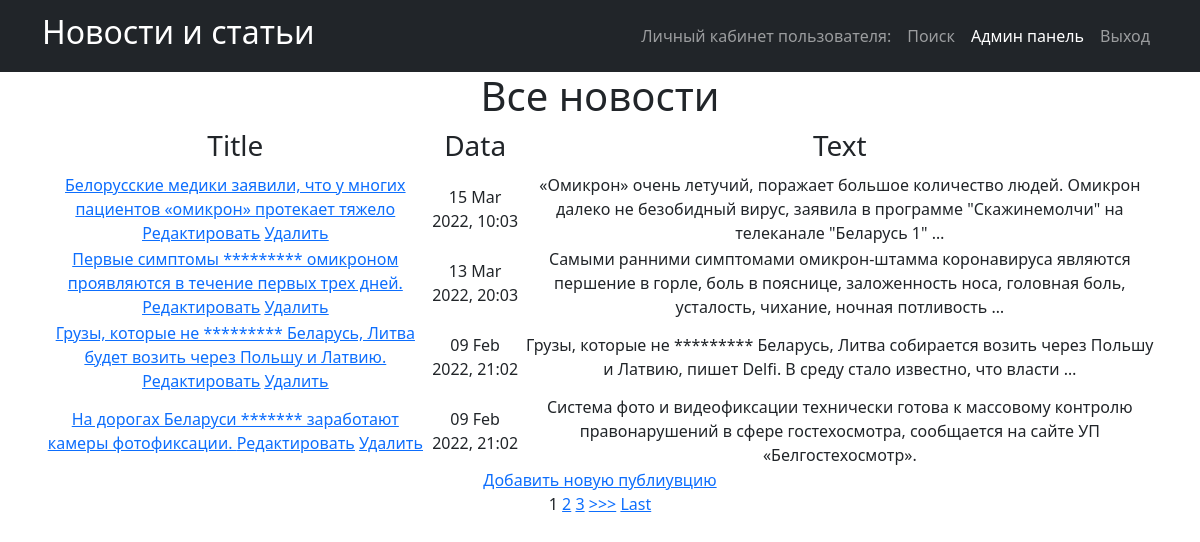
The page /news/ on the database as committed earlier.
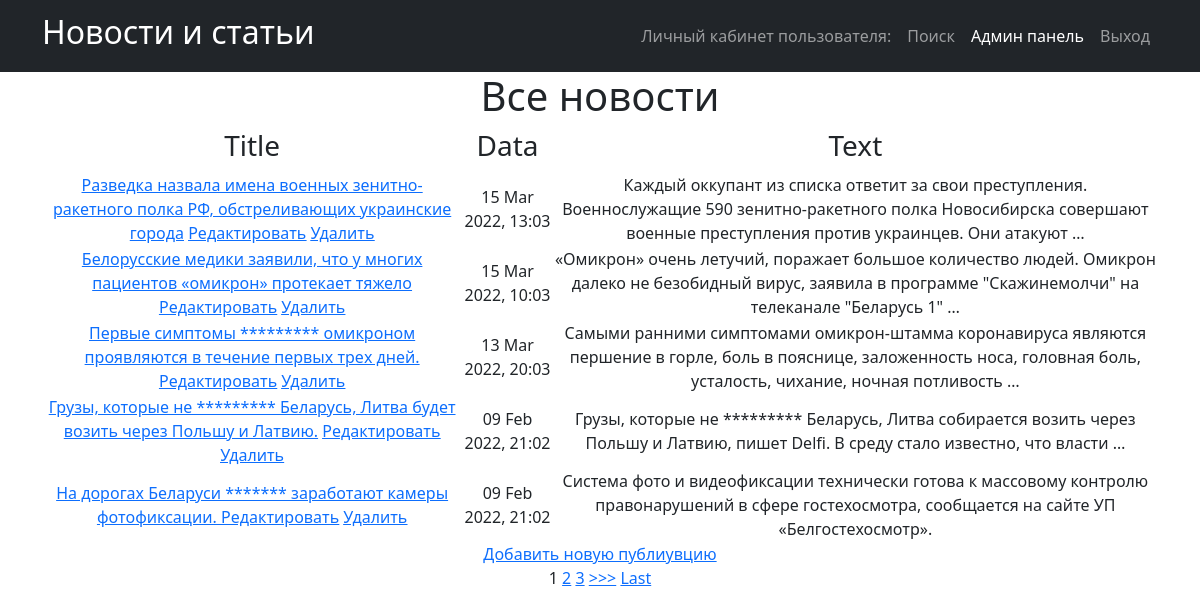
The same page on the database as committed later.
### news_portal/models.py (models this page shows, shortened)
class Post(models.Model):
    PostAuthor = models.ForeignKey(Author, on_delete=models.CASCADE)
    NEWS = 'NW'
    ARTICLE = 'AR'
    CATEGORIES = [
        ('NW', 'Новость'),
        ('AR', 'Статья')
    ]
    categoryType = models.CharField(max_length=2, choices=CATEGORIES)
    pubData = models.DateTimeField('дата добавления', auto_now_add=True)
    postCategory = models.ManyToManyField(Category, through='postCategory')
    postTitle = models.CharField('название публикации', max_length=255)
    postText = models.TextField('текст публикации')
    postRating = models.SmallIntegerField('рейтинг публикации', default=0)

### news_portal/views.py (the view, shortened to what this page needs)
# urls.py: path('', PostList.as_view()),
class PostList(ListView):
    model = Post
    template_name = 'news.html'
    context_object_name = 'news'
    queryset = Post.objects.order_by('-id')
    paginate_by = 1
    form_class = PostForm
    def get_context_data(self, **kwargs):
        context = super().get_context_data(**kwargs)
        context['filter'] = News_filter(self.request.GET, queryset=self.get_queryset())
        return context

### news_portal/templatetags/censor.py (called while the page is built)
@register.filter(name='censor')
def censor(value):
    text = value.split()
    for word in text:
        if word.lower() in CENSOR:
            value = value.replace(word, '*' * len(word))
    return value

### templates/news.html (shortened to what this page needs)
{% extends 'flatpages/default.html' %}
{% load censor %}
{% block content %}
<h1>Все новости</h1>
    {% if news %}
    <table>
        <tr>
            <td>
                <h3>Title</h3>
            </td>
            <td>
                <h3>Data</h3>
            </td>
            <td>
                <h3>Text</h3>
            </td>
            </tr>
            {% for new in filter.qs %}
            <tr>
            <td>
               <a href="{% url 'post_detail' new.id %}">{{ new.postTitle|censor }}</a>
                <a href="{% url 'post_update' new.id %}"><u>Редактировать</u></a>
                  <a href="{% url 'post_delete' new.id %}"><u> Удалить </u></a>
            </td>
            <td>
                {{ new.pubData|date:'d M Y, H:m' }}
            </td>
            <td>
                {{ new.postText|truncatewords:20|censor }}
            </td>
        </tr>
        {% endfor %}
    </table>
<a href="{% url 'post_create' %}">Добавить новую публиувцию</a> <br>
{% if is_paginated %}
    {% for num in page_obj.paginator.page_range %}
        {% if page_obj.number == num %}
            <a>{{ num }}</a>
        {% elif num > page_obj.number|add:'-3' and num < page_obj.number|add:'3' %}
            <a href="?page={{ num }}">{{ num }}</a>
        {% endif %}
    {% endfor %}
    {% if page_obj.has_next %}
        <a href="?page={{ page_obj.next_page_number }}">>>></a>
        <a href="?page={{ page_obj.paginator.num_pages }}">Last</a>
    {% endif %}
{% endif %}
    {% else %}
    <h2> Новостей нет! </h2>
    {% endif%}
{% endblock content %}

### templates/flatpages/default.html (shortened to what this page needs)
<!DOCTYPE html>
<html lang="en">
    <head>
        {% load static %}
        <link href="{% static 'css/styles.css' %}" rel="stylesheet" />
    </head>
    <body>
        <nav class="navbar navbar-expand-lg navbar-dark bg-dark">
            <div class="container">
                <a class="navbar-brand" href=/news/><h2>Новости и статьи</h2></a>
                <div class="collapse navbar-collapse" id="navbarSupportedContent">
                    <ul class="navbar-nav ms-auto mb-2 mb-lg-0">
                        <li class="nav-item"><a class="nav-link" href=http://127.0.0.1:8000>Личный кабинет пользователя: {{request.user.username}}</a></li>
                        <li class="nav-item"><a class="nav-link" href=/news/search/>Поиск</a></li>
                        <li class="nav-item"><a class="nav-link active" aria-current="page" href=/admin/>Админ панель</a></li>
                        <li class="nav-item"><a class="nav-link" href=/sign/logout/>Выход</a></li>
                            </ul>
                </div>
            </div>
        </nav>
        <div class="container">
           <div class="row">
               <div class="col-lg-12 text-center">
                   {% block content %}{% endblock content %}
               </div>
           </div>
        </div>
    </body>
</html>

Rows that differ between the two databases and show on the page:
added Post: postTitle|censor "Разведка назвала имена военных зенитно-ракетного полка РФ, обстреливающих украинские города", pubData "15 Mar 2022, 13:03", postText|censor "Каждый оккупант из списка ответит за свои преступления. Военнослужащие 590 зенитно-ракетного полка Новосибирска совершают военные преступления против украинцев. Они атакуют …"
